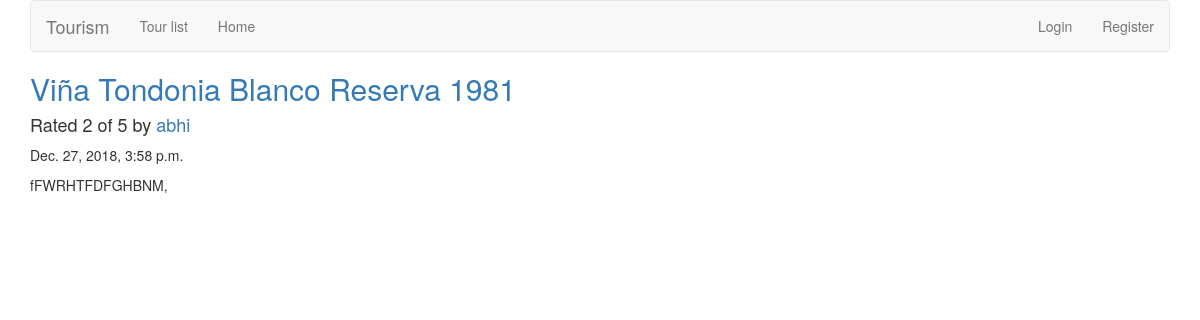
/home/review/2/, run on the app's committed database.
### reviews/models.py (models this page shows, shortened)
class Review(models.Model):
    RATING_CHOICES=(
        (1,'1'),
        (2,'2'),
        (3,'3'),
        (4,'4'),
        (5,'5'),
    )
    tour = models.ForeignKey(Tour,on_delete = models.DO_NOTHING)
    pub_date = models.DateTimeField('date published')
    user_name = models.CharField(max_length=100)
    comment = models.CharField(max_length=200)
    rating = models.IntegerField(choices=RATING_CHOICES)

class Tour(models.Model):
    name = models.CharField(max_length=200)

### reviews/views.py (the view)
# urls.py: url(r'^review/(?P<review_id>[0-9]+)/$', views.review_detail, name='review_detail'),
def review_detail(request, review_id):
    review = get_object_or_404(Review, pk=review_id)
    return render(request, 'reviews/review_detail.html', {'review': review})

### reviews/templates/reviews/review_detail.html
{% extends 'reviews/base.html' %}
{% block title %}
<h2><a href="{% url 'reviews:tour_detail' review.tour.id %}">{{ review.tour.name }}</a></h2>
{% endblock %}
{% block content %}
<h4>Rated {{ review.rating }} of 5 by <a href="{% url 'reviews:user_review_list' review.user_name %}" >{{ review.user_name }}</a></h4>
<p>{{ review.pub_date }}</p>
<p>{{ review.comment }}</p>
{% endblock %}

### data on the page
Review: tour.name "Viña Tondonia Blanco Reserva 1981", rating "2", user_name "abhi", pub_date "Dec. 27, 2018, 3:58 p.m.", comment "fFWRHTFDFGHBNM,"
